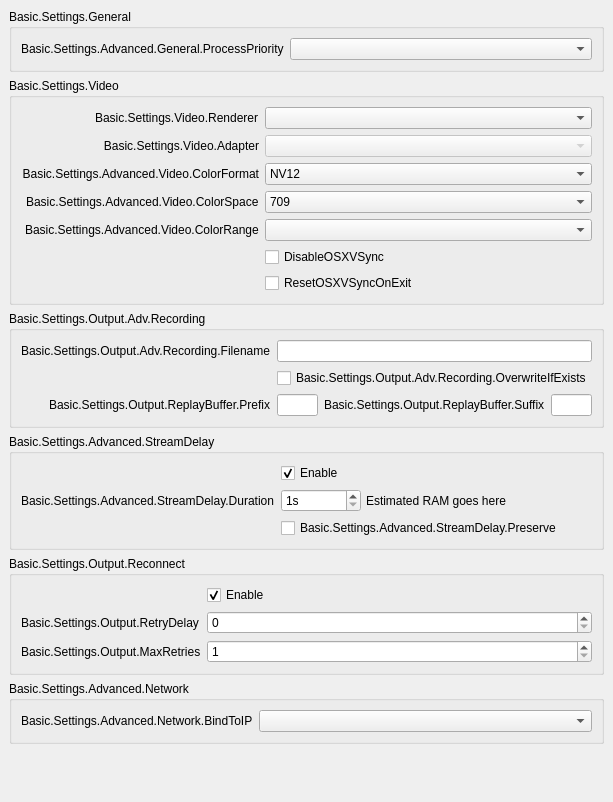
           <widget class="QWidget" name="scrollAreaWidgetContents">
            <property name="geometry">
             <rect>
              <x>0</x>
              <y>0</y>
              <width>593</width>
              <height>709</height>
             </rect>
            </property>
            <layout class="QVBoxLayout" name="verticalLayout_16">
             <property name="leftMargin">
              <number>0</number>
             </property>
             <property name="topMargin">
              <number>0</number>
             </property>
             <property name="rightMargin">
              <number>0</number>
             </property>
             <property name="bottomMargin">
              <number>9</number>
             </property>
             <item alignment="Qt::AlignTop">
              <widget class="QWidget" name="widget_11" native="true">
               <layout class="QVBoxLayout" name="verticalLayout_17">
                <item>
                 <widget class="QGroupBox" name="advancedGeneralGroupBox">
                  <property name="title">
                   <string>Basic.Settings.General</string>
                  </property>
                  <layout class="QFormLayout" name="formLayout_22">
                   <item row="0" column="0">
                    <widget class="QLabel" name="processPriorityLabel">
                     <property name="text">
                      <string>Basic.Settings.Advanced.General.ProcessPriority</string>
                     </property>
                     <property name="buddy">
                      <cstring>processPriority</cstring>
                     </property>
                    </widget>
                   </item>
                   <item row="0" column="1">
                    <widget class="QComboBox" name="processPriority"/>
                   </item>
                  </layout>
                 </widget>
                </item>
                <item>
                 <widget class="QGroupBox" name="advancedVideoContainer">
                  <property name="title">
                   <string>Basic.Settings.Video</string>
                  </property>
                  <layout class="QFormLayout" name="formLayout_14">
                   <property name="fieldGrowthPolicy">
                    <enum>QFormLayout::AllNonFixedFieldsGrow</enum>
                   </property>
                   <property name="labelAlignment">
                    <set>Qt::AlignRight|Qt::AlignTrailing|Qt::AlignVCenter</set>
                   </property>
                   <item row="2" column="0">
                    <widget class="QLabel" name="label_30">
                     <property name="minimumSize">
                      <size>
                       <width>0</width>
                       <height>0</height>
                      </size>
                     </property>
                     <property name="text">
                      <string>Basic.Settings.Advanced.Video.ColorFormat</string>
                     </property>
                     <property name="alignment">
                      <set>Qt::AlignRight|Qt::AlignTrailing|Qt::AlignVCenter</set>
                     </property>
                     <property name="buddy">
                      <cstring>colorFormat</cstring>
                     </property>
                    </widget>
                   </item>
                   <item row="2" column="1">
                    <widget class="QComboBox" name="colorFormat">
                     <item>
                      <property name="text">
                       <string notr="true">NV12</string>
                      </property>
                     </item>
                     <item>
                      <property name="text">
                       <string notr="true">I420</string>
                      </property>
                     </item>
                     <item>
                      <property name="text">
                       <string>I444</string>
                      </property>
                     </item>
                     <item>
                      <property name="text">
                       <string notr="true">RGB</string>
                      </property>
                     </item>
                    </widget>
                   </item>
                   <item row="4" column="0">
                    <widget class="QLabel" name="label_34">
                     <property name="text">
                      <string>Basic.Settings.Advanced.Video.ColorRange</string>
                     </property>
                     <property name="buddy">
                      <cstring>colorRange</cstring>
                     </property>
                    </widget>
                   </item>
                   <item row="4" column="1">
                    <widget class="QComboBox" name="colorRange"/>
                   </item>
                   <item row="3" column="0">
                    <widget class="QLabel" name="label_33">
                     <property name="text">
                      <string>Basic.Settings.Advanced.Video.ColorSpace</string>
                     </property>
                     <property name="buddy">
                      <cstring>colorSpace</cstring>
                     </property>
                    </widget>
                   </item>
                   <item row="3" column="1">
                    <widget class="QComboBox" name="colorSpace">
                     <item>
                      <property name="text">
                       <string notr="true">709</string>
                      </property>
                     </item>
                     <item>
                      <property name="text">
                       <string notr="true">601</string>
                      </property>
                     </item>
                    </widget>
                   </item>
                   <item row="0" column="0">
                    <widget class="QLabel" name="rendererLabel">
                     <property name="text">
                      <string>Basic.Settings.Video.Renderer</string>
                     </property>
                     <property name="buddy">
                      <cstring>renderer</cstring>
                     </property>
                    </widget>
                   </item>
                   <item row="0" column="1">
                    <widget class="QComboBox" name="renderer">
                     <property name="currentText">
                      <string notr="true"/>
                     </property>
                    </widget>
                   </item>
                   <item row="1" column="0">
                    <widget class="QLabel" name="adapterLabel">
                     <property name="text">
                      <string>Basic.Settings.Video.Adapter</string>
                     </property>
                     <property name="alignment">
                      <set>Qt::AlignRight|Qt::AlignTrailing|Qt::AlignVCenter</set>
                     </property>
                     <property name="buddy">
                      <cstring>adapter</cstring>
                     </property>
                    </widget>
                   </item>
                   <item row="1" column="1">
                    <widget class="QComboBox" name="adapter">
                     <property name="enabled">
                      <bool>false</bool>
                     </property>
                     <property name="currentText">
                      <string notr="true"/>
                     </property>
                    </widget>
                   </item>
                   <item row="5" column="1">
                    <widget class="QCheckBox" name="disableOSXVSync">
                     <property name="text">
                      <string>DisableOSXVSync</string>
                     </property>
                    </widget>
                   </item>
                   <item row="6" column="1">
                    <widget class="QCheckBox" name="resetOSXVSync">
                     <property name="text">
                      <string>ResetOSXVSyncOnExit</string>
                     </property>
                    </widget>
                   </item>
                  </layout>
                 </widget>
                </item>
                <item>
                 <widget class="QGroupBox" name="groupBox_6">
                  <property name="title">
                   <string>Basic.Settings.Output.Adv.Recording</string>
                  </property>
                  <layout class="QFormLayout" name="formLayout_17">
                   <property name="labelAlignment">
                    <set>Qt::AlignRight|Qt::AlignTrailing|Qt::AlignVCenter</set>
                   </property>
                   <item row="0" column="0">
                    <widget class="QLabel" name="label_7">
                     <property name="text">
                      <string>Basic.Settings.Output.Adv.Recording.Filename</string>
                     </property>
                    </widget>
                   </item>
                   <item row="0" column="1">
                    <widget class="QLineEdit" name="filenameFormatting"/>
                   </item>
                   <item row="1" column="1">
                    <widget class="QCheckBox" name="overwriteIfExists">
                     <property name="text">
                      <string>Basic.Settings.Output.Adv.Recording.OverwriteIfExists</string>
                     </property>
                    </widget>
                   </item>
                   <item row="2" column="1">
                    <layout class="QHBoxLayout" name="horizontalLayout_14">
                     <property name="leftMargin">
                      <number>0</number>
                     </property>
                     <property name="topMargin">
                      <number>0</number>
                     </property>
                     <property name="rightMargin">
                      <number>0</number>
                     </property>
                     <property name="bottomMargin">
                      <number>0</number>
                     </property>
                     <item>
                      <widget class="QLineEdit" name="simpleRBPrefix"/>
                     </item>
                     <item>
                      <widget class="QLabel" name="label_58">
                       <property name="text">
                        <string>Basic.Settings.Output.ReplayBuffer.Suffix</string>
                       </property>
                      </widget>
                     </item>
                     <item>
                      <widget class="QLineEdit" name="simpleRBSuffix"/>
                     </item>
                    </layout>
                   </item>
                   <item row="2" column="0">
                    <widget class="QLabel" name="label_57">
                     <property name="text">
                      <string>Basic.Settings.Output.ReplayBuffer.Prefix</string>
                     </property>
                    </widget>
                   </item>
                  </layout>
                 </widget>
                </item>
                <item>
                 <widget class="QGroupBox" name="groupBox_5">
                  <property name="title">
                   <string>Basic.Settings.Advanced.StreamDelay</string>
                  </property>
                  <layout class="QFormLayout" name="formLayout_18">
                   <item row="0" column="1">
                    <widget class="QCheckBox" name="streamDelayEnable">
                     <property name="text">
                      <string>Enable</string>
                     </property>
                     <property name="checked">
                      <bool>true</bool>
                     </property>
                    </widget>
                   </item>
                   <item row="1" column="0">
                    <widget class="QLabel" name="label_56">
                     <property name="text">
                      <string>Basic.Settings.Advanced.StreamDelay.Duration</string>
                     </property>
                     <property name="buddy">
                      <cstring>streamDelaySec</cstring>
                     </property>
                    </widget>
                   </item>
                   <item row="1" column="1">
                    <widget class="QWidget" name="widget_12" native="true">
                     <property name="enabled">
                      <bool>true</bool>
                     </property>
                     <layout class="QHBoxLayout" name="horizontalLayout_13">
                      <property name="spacing">
                       <number>5</number>
                      </property>
                      <property name="leftMargin">
                       <number>0</number>
                      </property>
                      <property name="topMargin">
                       <number>0</number>
                      </property>
                      <property name="rightMargin">
                       <number>0</number>
                      </property>
                      <property name="bottomMargin">
                       <number>0</number>
                      </property>
                      <item>
                       <widget class="QSpinBox" name="streamDelaySec">
                        <property name="enabled">
                         <bool>true</bool>
                        </property>
                        <property name="sizePolicy">
                         <sizepolicy hsizetype="Maximum" vsizetype="Fixed">
                          <horstretch>0</horstretch>
                          <verstretch>0</verstretch>
                         </sizepolicy>
                        </property>
                        <property name="minimumSize">
                         <size>
                          <width>80</width>
                          <height>0</height>
                         </size>
                        </property>
                        <property name="suffix">
                         <string notr="true">s</string>
                        </property>
                        <property name="minimum">
                         <number>1</number>
                        </property>
                        <property name="maximum">
                         <number>1800</number>
                        </property>
                       </widget>
                      </item>
                      <item>
                       <widget class="QLabel" name="streamDelayInfo">
                        <property name="text">
                         <string notr="true">Estimated RAM goes here</string>
                        </property>
                       </widget>
                      </item>
                     </layout>
                    </widget>
                   </item>
                   <item row="2" column="1">
                    <widget class="QCheckBox" name="streamDelayPreserve">
                     <property name="text">
                      <string>Basic.Settings.Advanced.StreamDelay.Preserve</string>
                     </property>
                    </widget>
                   </item>
                  </layout>
                 </widget>
                </item>
                <item>
                 <widget class="QGroupBox" name="groupBox_7">
                  <property name="title">
                   <string>Basic.Settings.Output.Reconnect</string>
                  </property>
                  <layout class="QFormLayout" name="formLayout_19">
                   <property name="fieldGrowthPolicy">
                    <enum>QFormLayout::AllNonFixedFieldsGrow</enum>
                   </property>
                   <item row="1" column="0">
                    <widget class="QLabel" name="label_17">
                     <property name="text">
                      <string>Basic.Settings.Output.RetryDelay</string>
                     </property>
                     <property name="buddy">
                      <cstring>reconnectRetryDelay</cstring>
                     </property>
                    </widget>
                   </item>
                   <item row="0" column="1">
                    <widget class="QCheckBox" name="reconnectEnable">
                     <property name="text">
                      <string>Enable</string>
                     </property>
                     <property name="checked">
                      <bool>true</bool>
                     </property>
                    </widget>
                   </item>
                   <item row="1" column="1">
                    <widget class="QSpinBox" name="reconnectRetryDelay">
                     <property name="maximum">
                      <number>30</number>
                     </property>
                    </widget>
                   </item>
                   <item row="2" column="0">
                    <widget class="QLabel" name="label_22">
                     <property name="text">
                      <string>Basic.Settings.Output.MaxRetries</string>
                     </property>
                     <property name="buddy">
                      <cstring>reconnectMaxRetries</cstring>
                     </property>
                    </widget>
                   </item>
                   <item row="2" column="1">
                    <widget class="QSpinBox" name="reconnectMaxRetries">
                     <property name="minimum">
                      <number>1</number>
                     </property>
                     <property name="maximum">
                      <number>10000</number>
                     </property>
                    </widget>
                   </item>
                  </layout>
                 </widget>
                </item>
                <item>
                 <widget class="QGroupBox" name="groupBox_11">
                  <property name="title">
                   <string>Basic.Settings.Advanced.Network</string>
                  </property>
                  <layout class="QFormLayout" name="formLayout_23">
                   <property name="fieldGrowthPolicy">
                    <enum>QFormLayout::AllNonFixedFieldsGrow</enum>
                   </property>
                   <item row="0" column="1">
                    <widget class="QComboBox" name="bindToIP"/>
                   </item>
                   <item row="0" column="0">
                    <widget class="QLabel" name="label_27">
                     <property name="text">
                      <string>Basic.Settings.Advanced.Network.BindToIP</string>
                     </property>
                    </widget>
                   </item>
                  </layout>
                 </widget>
                </item>
                <item>
                 <widget class="QLabel" name="advancedMsg">
                  <property name="styleSheet">
                   <string notr="true">color: rgb(255, 0, 4);</string>
                  </property>
                  <property name="text">
                   <string notr="true"/>
                  </property>
                  <property name="wordWrap">
                   <bool>true</bool>
                  </property>
                 </widget>
                </item>
                <item>
                 <widget class="QLabel" name="advancedMsg2">
                  <property name="styleSheet">
                   <string notr="true">color: rgb(255, 0, 4);</string>
                  </property>
                  <property name="text">
                   <string notr="true"/>
                  </property>
                  <property name="wordWrap">
                   <bool>true</bool>
                  </property>
                 </widget>
                </item>
               </layout>
              </widget>
             </item>
            </layout>
           </widget>
